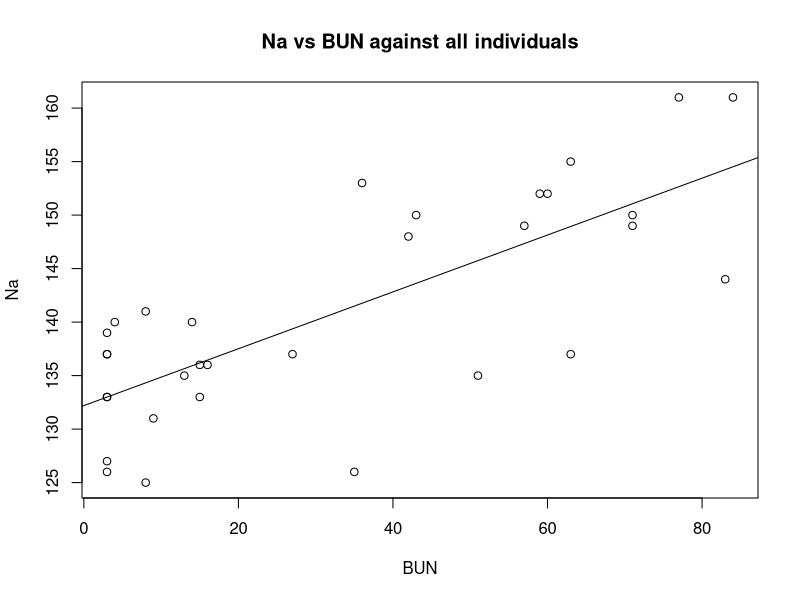
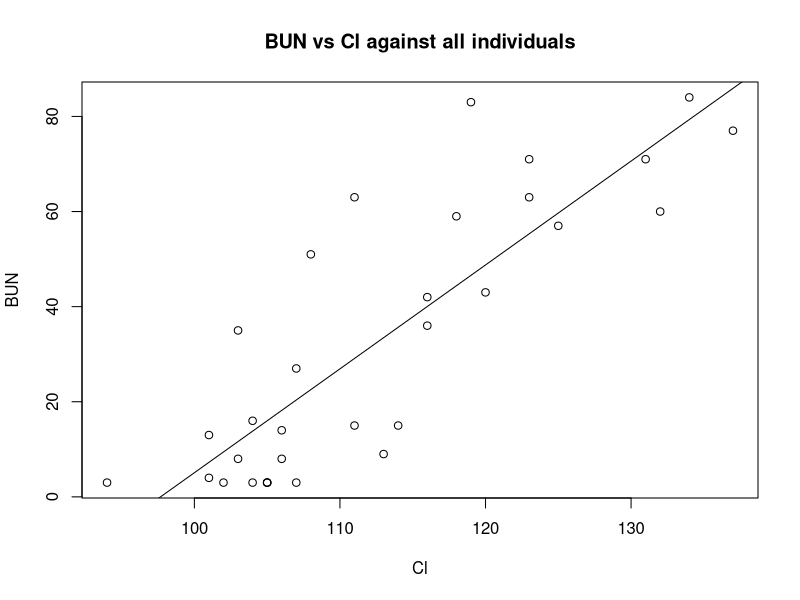
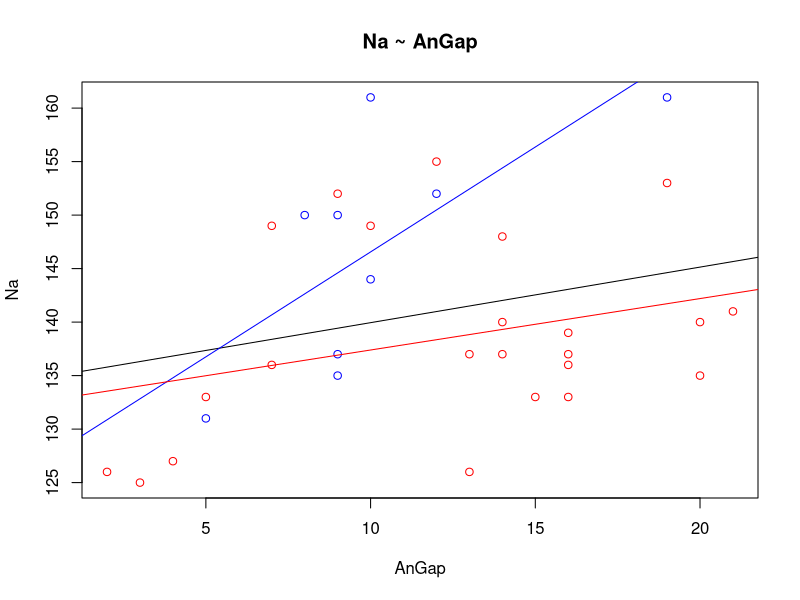
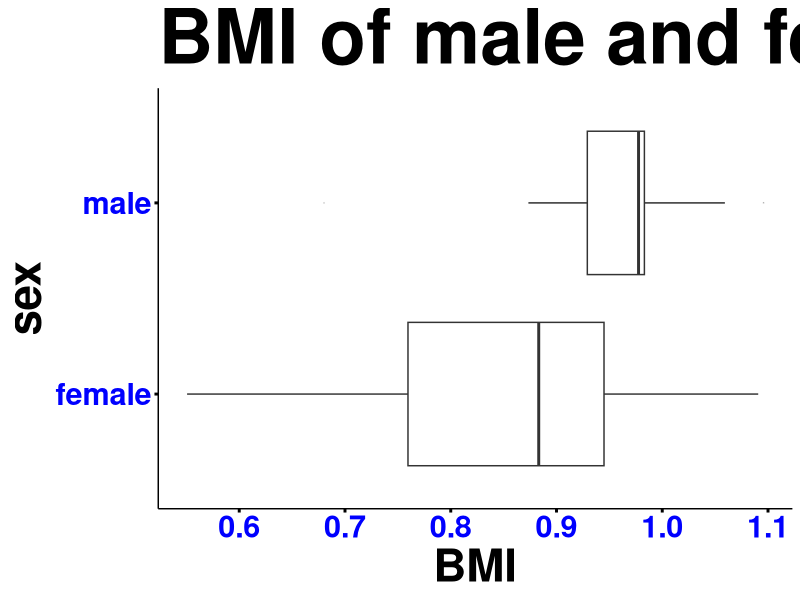
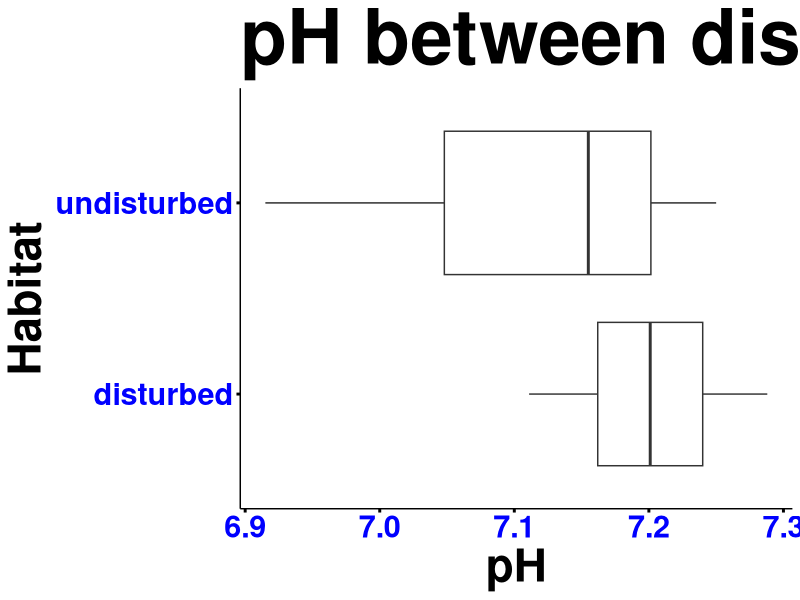
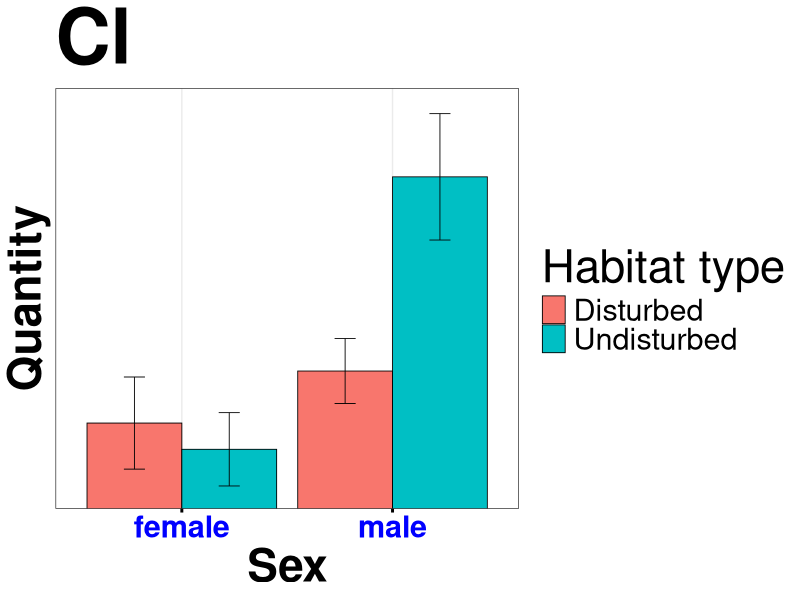
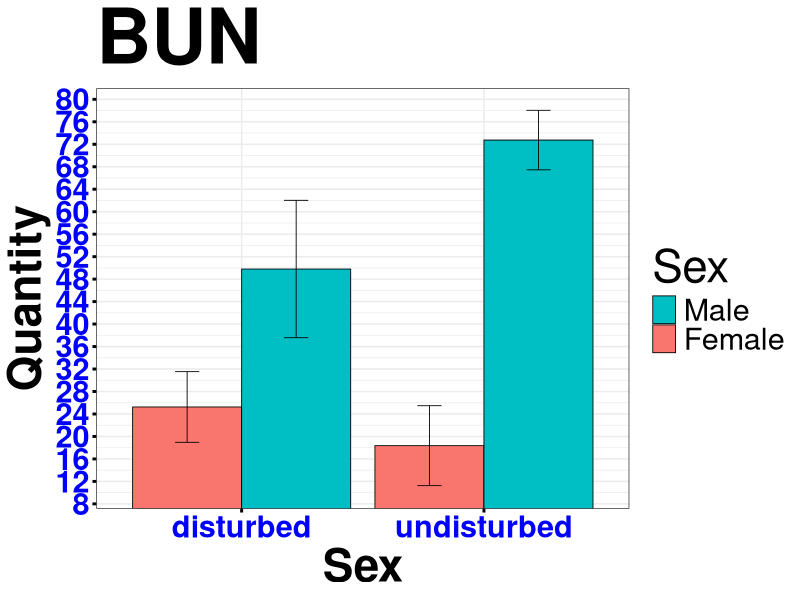
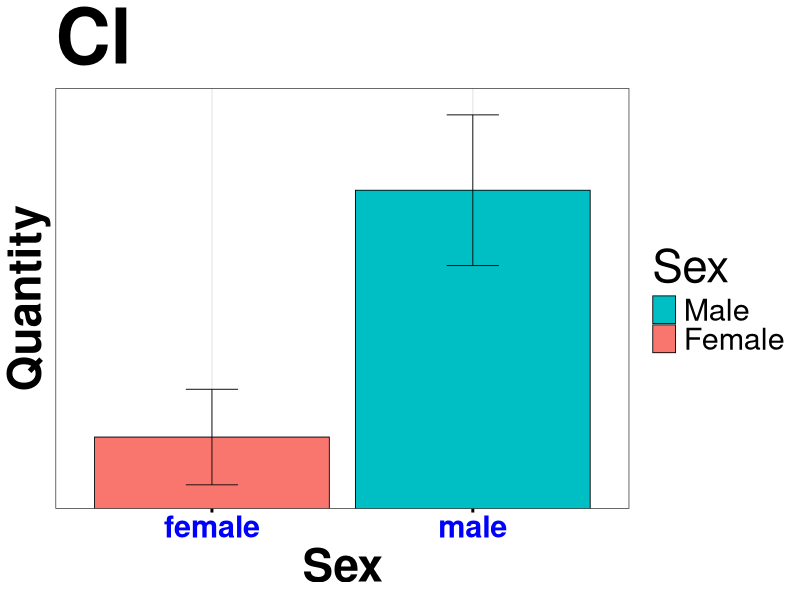

The R source for these figures, in order:
###############################################################################
#                              NECESSARY STEPS
###############################################################################
## Import libraries
library(Hmisc)
library(ggplot2)

## Import the data
physData = read.csv("EpomophorusPhysiology_2015.csv");


## Data preprocessing
# First, change the ID column to be a rowname, since rowname does not participate in any of the mathematical operations
rownames(physData) = physData$ID;  # Sets the rownames of the data frame, physData, to be the ID column of physdata
physData$ID = NULL;                # Deletes the ID row of physData by setting it to NULL
physData$sex = as.factor( ifelse( physData$class == "M_NS", "male", "female") );


# Next, keep track of all of the variable names, except for Habitat and class
numericCols = colnames(physData);
numericCols = numericCols[ ! (numericCols %in% c("class", "Habitat", "sex") ) ];


## Summarizes data.
## Gives count, mean, standard deviation, standard error of the mean, and confidence interval (default 95%).
##   data: a data frame.
##   measurevar: the name of a column that contains the variable to be summariezed
##   groupvars: a vector containing names of columns that contain grouping variables
##   na.rm: a boolean that indicates whether to ignore NA's
##   conf.interval: the percent range of the confidence interval (default is 95%)
summarySE <- function(data=NULL, measurevar, groupvars=NULL, na.rm=FALSE,
                      conf.interval=.95, .drop=TRUE) {
  library(plyr)
  
  # New version of length which can handle NA's: if na.rm==T, don't count them
  length2 <- function (x, na.rm=FALSE) {
    if (na.rm) sum(!is.na(x))
    else       length(x)
  }
  
  # This does the summary. For each group's data frame, return a vector with
  # N, mean, and sd
  datac <- ddply(data, groupvars, .drop=.drop,
                 .fun = function(xx, col) {
                   c(N    = length2(xx[[col]], na.rm=na.rm),
                     mean = mean   (xx[[col]], na.rm=na.rm),
                     sd   = sd     (xx[[col]], na.rm=na.rm)
                   )
                 },
                 measurevar
  )
  
  # Rename the "mean" column    
  datac <- rename(datac, c("mean" = measurevar))
  
  datac$se <- datac$sd / sqrt(datac$N)  # Calculate standard error of the mean
  
  # Confidence interval multiplier for standard error
  # Calculate t-statistic for confidence interval: 
  # e.g., if conf.interval is .95, use .975 (above/below), and use df=N-1
  ciMult <- qt(conf.interval/2 + .5, datac$N-1)
  datac$ci <- datac$se * ciMult
  
  return(datac)
}


###############################################################################
#                        CORRELATION/SUMMARY STATISTICS
###############################################################################
## Looking at linear correlation
rcorr( as.matrix( physData[, numericCols] ) )


## Summary statistics
summary( physData[, numericCols] )
apply( physData[, numericCols], 2, sd)


###############################################################################
#                  LINEAR REGRESSION (All individuals)
###############################################################################
# Example:  NA and BUN are linearly correlated in the general population
# First, train the linear model
physLm = lm( Na ~ BUN, physData )

# Plots the raw data in the formula
plot(Na ~ BUN, physData, main="Na vs BUN against all individuals" )
abline(physLm, col="black")

############ Working copy, without comments ############ 
physLm = lm( BUN ~ Cl, physData )
plot(BUN ~ Cl, physData, main="BUN vs Cl against all individuals" )
abline(physLm, col="black")



###############################################################################
#                    LINEAR REGRESSION (Male vs Female)
###############################################################################
# Do the different linear models
everyone.lm    = lm( Na ~ AnGap, physData );
males.lm       = lm( Na ~ AnGap, physData[ physData$sex == "male", ] );
females.lm     = lm( Na ~ AnGap, physData[ physData$sex == "female", ]  );
disturbed.lm   = lm( Na ~ AnGap, physData[ physData$Habitat == "disturbed", ]  );
undisturbed.lm = lm( Na ~ AnGap, physData[ physData$Habitat == "undisturbed", ]  );

plot(Na ~ AnGap, physData, main="Na ~ AnGap", col=ifelse(physData$sex == "male", "blue", "red") )
abline(everyone.lm, col="black")
abline(males.lm,    col="blue")
abline(females.lm,  col="red")


###############################################################################
#                    BOX AND WHISKER PLOTS (Male vs Female)
###############################################################################
ggplot(physData, aes_string(x="sex", y="BMI")) +
  ggtitle(sprintf("%s of male and female bats","BMI")) +
  geom_boxplot(outlier.size=0, alpha=0.2) +
  coord_flip() +
  theme(panel.grid.major = element_blank(), panel.grid.minor = element_blank(), 
        panel.background = element_blank(), axis.line = element_line(colour = "black")) +
  theme(plot.title = element_text(size=rel(5), face="bold")) +
  theme(axis.title = element_text(size=rel(3), face="bold")) +
  theme(axis.text  = element_text(size=rel(2), face="bold", colour="blue")) +
  theme(axis.ticks = element_line(size=rel(2), colour = "black"))


###############################################################################
#                    BOX AND WHISKER PLOTS (Disturbed and Undisturbed)
###############################################################################
# Only need to change this line.
thisVar = "pH";
ggplot(physData, aes_string(x="Habitat", y=thisVar)) +
  ggtitle(sprintf("%s between disturbed and undisturbed bats.",thisVar)) +
  geom_boxplot(outlier.size=0, alpha=0.2) +
  coord_flip() +
  theme(panel.grid.major = element_blank(), panel.grid.minor = element_blank(), 
        panel.background = element_blank(), axis.line = element_line(colour = "black")) +
  theme(plot.title = element_text(size=rel(5), face="bold")) +
  theme(axis.title = element_text(size=rel(3), face="bold")) +
  theme(axis.text  = element_text(size=rel(2), face="bold", colour="blue")) +
  theme(axis.ticks = element_line(size=rel(2), colour = "black"))


###############################################################################
#                   BAR CHART WITH STANDARD ERROR (Male vs Female)
###############################################################################
# Only need to change this line.
thisVar = "Cl";
thisData = summarySE(physData, measurevar=thisVar, groupvars=c("sex","Habitat"))
thisData$quant = thisData[, thisVar];

ggplot(thisData, aes(x=sex, y=quant, fill=Habitat)) + 
  geom_bar(position=position_dodge(), stat="identity",
           colour="black", # Use black outlines,
           size=.3) +      # Thinner lines
  geom_errorbar(aes( ymin=quant-se, ymax=quant+se ),
                size=.3,    # Thinner lines
                width=.2,
                position=position_dodge(.9)) +
  xlab("Sex") +
  ylab("Quantity") +
  scale_fill_hue(name="Habitat type", # Legend label, use darker colors
                 breaks=c("disturbed", "undisturbed"),
                 labels=c("Disturbed", "Undisturbed")) +
  ggtitle(thisVar) +
  scale_y_continuous(breaks=0:20*4) +
  coord_cartesian(ylim=c(min(thisData$quant - 1.1*thisData$se), max(thisData$quant + 1.1*thisData$se) ) ) +
  theme_bw() +
  theme(plot.title   = element_text(size=rel(5), face="bold")) +
  theme(axis.title   = element_text(size=rel(3), face="bold")) +
  theme(axis.text    = element_text(size=rel(2), face="bold", colour="blue")) +
  theme(axis.ticks   = element_line(size=rel(2), colour = "black")) +
  theme(legend.title = element_text(size=rel(3))) +
  theme(legend.text  = element_text(size=rel(2)))



###############################################################################
#                   BAR CHART WITH STANDARD ERROR (Disturbed vs Undisturbed)
###############################################################################
# Only need to change this line.
thisVar = "BUN";
thisData = summarySE(physData, measurevar=thisVar, groupvars=c("sex","Habitat"))
thisData$quant = thisData[, thisVar];

ggplot(thisData, aes(x=Habitat, y=quant, fill=sex)) + 
  geom_bar(position=position_dodge(), stat="identity",
           colour="black", # Use black outlines,
           size=.3) +      # Thinner lines
  geom_errorbar(aes( ymin=quant-se, ymax=quant+se ),
                size=.3,    # Thinner lines
                width=.2,
                position=position_dodge(.9)) +
  xlab("Sex") +
  ylab("Quantity") +
  scale_fill_hue(name="Sex", # Legend label, use darker colors
                 breaks=c("male", "female"),
                 labels=c("Male", "Female")) +
  ggtitle(thisVar) +
  scale_y_continuous(breaks=0:20*4) +
  coord_cartesian(ylim=c(min(thisData$quant - 1.1*thisData$se), max(thisData$quant + 1.1*thisData$se) ) ) +
  theme_bw() +
  theme(plot.title   = element_text(size=rel(5), face="bold")) +
  theme(axis.title   = element_text(size=rel(3), face="bold")) +
  theme(axis.text    = element_text(size=rel(2), face="bold", colour="blue")) +
  theme(axis.ticks   = element_line(size=rel(2), colour = "black")) +
  theme(legend.title = element_text(size=rel(3))) +
  theme(legend.text  = element_text(size=rel(2)))


###############################################################################
#                   BAR CHART WITH STANDARD ERROR (ONLY male v.s. female)
###############################################################################
# Only need to change this line.
thisVar = "Cl";
thisData = summarySE(physData, measurevar=thisVar, groupvars=c("sex"))
thisData$quant = thisData[, thisVar];

ggplot(thisData, aes(x=sex, y=quant, fill=sex)) + 
  geom_bar(position=position_dodge(), stat="identity",
           colour="black", # Use black outlines,
           size=.3) +      # Thinner lines
  geom_errorbar(aes( ymin=quant-se, ymax=quant+se ),
                size=.3,    # Thinner lines
                width=.2,
                position=position_dodge(.9)) +
  xlab("Sex") +
  ylab("Quantity") +
  scale_fill_hue(name="Sex", # Legend label, use darker colors
                 breaks=c("male", "female"),
                 labels=c("Male", "Female")) +
  ggtitle(thisVar) +
  scale_y_continuous(breaks=0:20*4) +
  coord_cartesian(ylim=c(min(thisData$quant - 1.1*thisData$se), max(thisData$quant + 1.1*thisData$se) ) ) +
  theme_bw() +
  theme(plot.title   = element_text(size=rel(5), face="bold")) +
  theme(axis.title   = element_text(size=rel(3), face="bold")) +
  theme(axis.text    = element_text(size=rel(2), face="bold", colour="blue")) +
  theme(axis.ticks   = element_line(size=rel(2), colour = "black")) +
  theme(legend.title = element_text(size=rel(3))) +
  theme(legend.text  = element_text(size=rel(2)))


###############################################################################
#              BAR CHART WITH STANDARD ERROR (ONLY disturbed vs undisturbed)
###############################################################################
# Only need to change this line.
thisVar = "BUN";
thisData = summarySE(physData, measurevar=thisVar, groupvars=c("Habitat"))
thisData$quant = thisData[, thisVar];

ggplot(thisData, aes(x=Habitat, y=quant, fill=Habitat)) + 
  geom_bar(position=position_dodge(), stat="identity",
           colour="black", # Use black outlines,
           size=.3) +      # Thinner lines
  geom_errorbar(aes( ymin=quant-se, ymax=quant+se ),
                size=.3,    # Thinner lines
                width=.2,
                position=position_dodge(.9)) +
  xlab("Sex") +
  ylab("Quantity") +
  scale_fill_hue(name="Habitat type", # Legend label, use darker colors
                 breaks=c("disturbed", "undisturbed"),
                 labels=c("Disturbed", "Undisturbed")) +
  ggtitle(thisVar) +
  scale_y_continuous(breaks=0:20*4) +
  coord_cartesian(ylim=c(min(thisData$quant - 1.1*thisData$se), max(thisData$quant + 1.1*thisData$se) ) ) +
  theme_bw() +
  theme(plot.title   = element_text(size=rel(5), face="bold")) +
  theme(axis.title   = element_text(size=rel(3), face="bold")) +
  theme(axis.text    = element_text(size=rel(2), face="bold", colour="blue")) +
  theme(axis.ticks   = element_line(size=rel(2), colour = "black")) +
  theme(legend.title = element_text(size=rel(3))) +
  theme(legend.text  = element_text(size=rel(2)))
